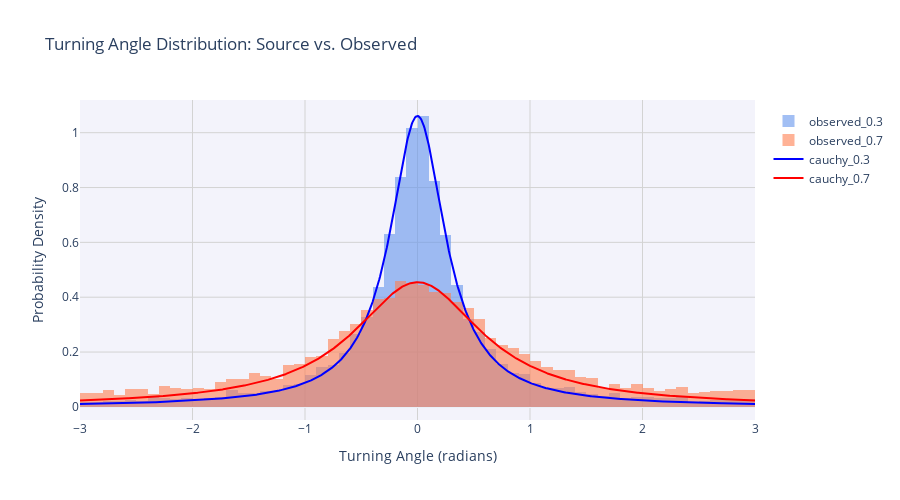
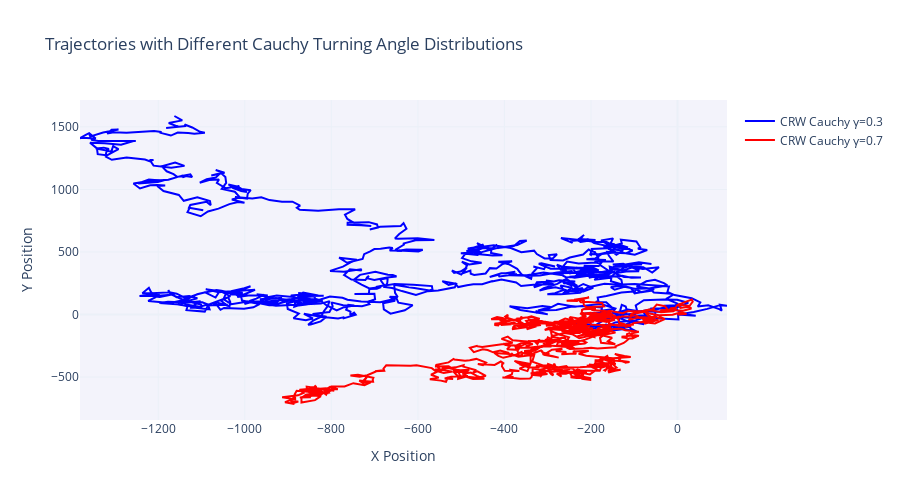

These figures' notebook cell, in order:
### Code cell
# Activity 3: Turning-Angle Distribution Analysis

def generate_crw_cauchy(n_steps=1000, speed=5, start_pos=(0, 0), cauchy_coeff=0.3):
    """
    Generate a 2D Correlated Random Walk trajectory with turning angles from a Cauchy distribution.
    
    The Cauchy distribution creates "heavy-tailed" turning angles, allowing for occasional
    very large turns while most turns are small.
    
    Parameters:
        n_steps: Number of steps
        speed: Step size
        start_pos: Starting position as (x, y) tuple
        cauchy_coeff: Scale parameter for the Cauchy distribution (in radians)
        
    Returns:
        pandas.DataFrame: Trajectory with columns 'x' and 'y'
    """
    positions = [start_pos]
    current_angle = 0  # initial direction
    
    for _ in range(n_steps - 1):
        # Draw turning angle from a Cauchy distribution
        turning_angle = cauchy_coeff * np.random.standard_cauchy()
        current_angle += turning_angle
        
        prev_x, prev_y = positions[-1]
        new_x = prev_x + speed * math.cos(current_angle)
        new_y = prev_y + speed * math.sin(current_angle)
        positions.append((new_x, new_y))
    
    return pd.DataFrame(positions, columns=['x', 'y'])

def calculate_turning_angles(trajectory):
    """
    Calculate turning angles (in radians) between consecutive displacement vectors.
    
    The turning angle is the angle between consecutive movement vectors, representing
    how much the direction changed at each step.
    
    Parameters:
        trajectory: DataFrame with 'x' and 'y' columns
        
    Returns:
        numpy.ndarray: Array of turning angles in radians
    """
    # Compute displacement vectors
    dx = trajectory['x'].diff().dropna().values
    dy = trajectory['y'].diff().dropna().values
    
    # Compute angles of each displacement vector (in radians)
    angles = np.arctan2(dy, dx)
    
    # Compute differences between consecutive angles
    turning_angles = np.diff(angles)
    
    # Normalize to the range [-pi, pi]
    turning_angles = (turning_angles + np.pi) % (2 * np.pi) - np.pi
    
    return turning_angles

def cauchy_pdf(theta, gamma):
    """
    Compute the Cauchy probability density function.
    
    The Cauchy PDF is defined as:
    f(θ) = 1/(π·γ·(1+(θ/γ)²))
    
    Parameters:
        theta: Angles in radians
        gamma: Scale parameter in radians
        
    Returns:
        numpy.ndarray: PDF values
    """
    return 1 / (np.pi * gamma * (1 + (theta / gamma)**2))

# Set random seed for reproducibility
np.random.seed(42)

# Parameters for trajectory generation
n_steps = 10000  # Using more steps for better statistics
start_pos = (0, 0)
speed = 5

# Define Cauchy coefficients for two different CRW trajectories
cauchy_coeff1 = 0.3  # First trajectory - more directional persistence
cauchy_coeff2 = 0.7  # Second trajectory - less directional persistence

# Generate trajectories with Cauchy-distributed turning angles
trajectory1 = generate_crw_cauchy(n_steps=n_steps, speed=speed, start_pos=start_pos, cauchy_coeff=cauchy_coeff1)
trajectory2 = generate_crw_cauchy(n_steps=n_steps, speed=speed, start_pos=start_pos, cauchy_coeff=cauchy_coeff2)

# Calculate observed turning angles
turning_angles1 = calculate_turning_angles(trajectory1)
turning_angles2 = calculate_turning_angles(trajectory2)

# Set up range for theoretical distributions
theta_range = np.linspace(-3, 3, 1000)  # Range in radians
pdf1 = cauchy_pdf(theta_range, cauchy_coeff1)
pdf2 = cauchy_pdf(theta_range, cauchy_coeff2)

# Create plot
fig = go.Figure()

# Add histograms for observed turning angles
fig.add_trace(go.Histogram(
    x=turning_angles1,
    histnorm='probability density',
    name=f'observed_{cauchy_coeff1}',
    marker_color='rgba(100, 149, 237, 0.6)',  # Cornflower blue with transparency
    nbinsx=100
))

fig.add_trace(go.Histogram(
    x=turning_angles2,
    histnorm='probability density',
    name=f'observed_{cauchy_coeff2}',
    marker_color='rgba(255, 127, 80, 0.6)',  # Coral with transparency
    nbinsx=100
))

# Add theoretical distribution curves
fig.add_trace(go.Scatter(
    x=theta_range,
    y=pdf1,
    mode='lines',
    name=f'cauchy_{cauchy_coeff1}',
    line=dict(color='blue', width=2)
))

fig.add_trace(go.Scatter(
    x=theta_range,
    y=pdf2,
    mode='lines',
    name=f'cauchy_{cauchy_coeff2}',
    line=dict(color='red', width=2)
))

# Update layout
fig.update_layout(
    title='Turning Angle Distribution: Source vs. Observed',
    xaxis_title='Turning Angle (radians)',
    yaxis_title='Probability Density',
    barmode='overlay',
    template='plotly_white',
    plot_bgcolor='rgba(240, 240, 250, 0.8)',
    legend=dict(
        x=1.02,
        y=0.98,
        xanchor='left',
        yanchor='top'
    ),
    width=900,
    height=500
)

# Add grid
fig.update_xaxes(showgrid=True, gridwidth=1, gridcolor='lightgray', range=[-3, 3])
fig.update_yaxes(showgrid=True, gridwidth=1, gridcolor='lightgray')

# Show the plot
fig.show()

# Create a plot comparing the trajectories themselves
trajectory_fig = go.Figure()

# Sample points to make the plot clearer (every 10th point)
sample_rate = 10

# Add traces for each trajectory
trajectory_fig.add_trace(go.Scatter(
    x=trajectory1['x'][::sample_rate],
    y=trajectory1['y'][::sample_rate],
    mode='lines',
    name=f'CRW Cauchy γ={cauchy_coeff1}',
    line=dict(color='blue', width=2)
))

trajectory_fig.add_trace(go.Scatter(
    x=trajectory2['x'][::sample_rate],
    y=trajectory2['y'][::sample_rate],
    mode='lines',
    name=f'CRW Cauchy γ={cauchy_coeff2}',
    line=dict(color='red', width=2)
))

# Update layout
trajectory_fig.update_layout(
    title='Trajectories with Different Cauchy Turning Angle Distributions',
    xaxis_title='X Position',
    yaxis_title='Y Position',
    template='plotly_white',
    plot_bgcolor='rgba(240, 240, 250, 0.8)',
    legend=dict(
        x=1.02,
        y=0.98,
        xanchor='left',
        yanchor='top'
    ),
    width=900,
    height=500
)

# Show the trajectory plot
trajectory_fig.show()

### Figure 1 — Plotly figure (JSON) as saved in the notebook; plotly's stock layout.template omitted (floating-point values rounded to 4 significant figures; data arrays with more than 128 entries replaced by an {"elided": "..."} marker saying what was removed)
{"data": [{"histnorm": "probability density", "marker": {"color": "rgba(100, 149, 237, 0.6)"}, "name": "observed_0.3", "nbinsx": 100, "type": "histogram", "x": {"elided": "9998 float values"}}, {"histnorm": "probability density", "marker": {"color": "rgba(255, 127, 80, 0.6)"}, "name": "observed_0.7", "nbinsx": 100, "type": "histogram", "x": {"elided": "9998 float values"}}, {"line": {"color": "blue", "width": 2}, "mode": "lines", "name": "cauchy_0.3", "type": "scatter", "x": {"elided": "1000 float values"}, "y": {"elided": "1000 float values"}}, {"line": {"color": "red", "width": 2}, "mode": "lines", "name": "cauchy_0.7", "type": "scatter", "x": {"elided": "1000 float values"}, "y": {"elided": "1000 float values"}}], "layout": {"barmode": "overlay", "height": 500, "legend": {"x": 1.02, "xanchor": "left", "y": 0.98, "yanchor": "top"}, "plot_bgcolor": "rgba(240, 240, 250, 0.8)", "title": {"text": "Turning Angle Distribution: Source vs. Observed"}, "width": 900, "xaxis": {"gridcolor": "lightgray", "gridwidth": 1, "range": [-3, 3], "showgrid": true, "title": {"text": "Turning Angle (radians)"}}, "yaxis": {"gridcolor": "lightgray", "gridwidth": 1, "showgrid": true, "title": {"text": "Probability Density"}}}}

### Figure 2 — Plotly figure (JSON) as saved in the notebook; plotly's stock layout.template omitted (floating-point values rounded to 4 significant figures; data arrays with more than 128 entries replaced by an {"elided": "..."} marker saying what was removed)
{"data": [{"line": {"color": "blue", "width": 2}, "mode": "lines", "name": "CRW Cauchy γ=0.3", "type": "scatter", "x": {"elided": "1000 float values"}, "y": {"elided": "1000 float values"}}, {"line": {"color": "red", "width": 2}, "mode": "lines", "name": "CRW Cauchy γ=0.7", "type": "scatter", "x": {"elided": "1000 float values"}, "y": {"elided": "1000 float values"}}], "layout": {"height": 500, "legend": {"x": 1.02, "xanchor": "left", "y": 0.98, "yanchor": "top"}, "plot_bgcolor": "rgba(240, 240, 250, 0.8)", "title": {"text": "Trajectories with Different Cauchy Turning Angle Distributions"}, "width": 900, "xaxis": {"title": {"text": "X Position"}}, "yaxis": {"title": {"text": "Y Position"}}}}
